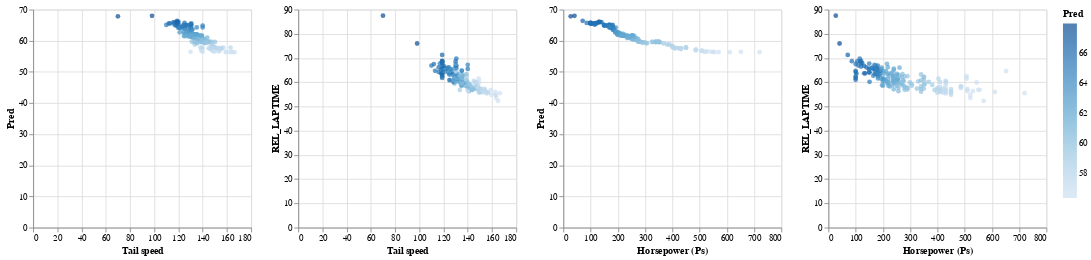

The code cell stored with this chart in its notebook:
### Code cell
brush = alt.selection(type='interval', resolve='global')
chartbase =alt.Chart(dateset1).mark_circle(color="red").encode(
    color=alt.condition(brush, 'Pred', alt.ColorValue('black'))
).add_selection(
    brush
).properties(
    width=250,
    height=250
)

chartbase.encode(x='Tail speed',y="Pred") | chartbase.encode(x='Tail speed',y="REL_LAPTIME")| chartbase.encode(x='Horsepower (Ps)',y="Pred") | chartbase.encode(x='Horsepower (Ps)',y="REL_LAPTIME")

### Figure 1 — Vega-Lite specification as saved in the notebook (floating-point values rounded to 4 significant figures; data arrays with more than 128 entries replaced by an {"elided": "..."} marker saying what was removed)
{"config": {"view": {"continuousWidth": 400, "continuousHeight": 300}}, "hconcat": [{"mark": {"type": "circle", "color": "red"}, "encoding": {"color": {"condition": {"type": "quantitative", "field": "Pred", "selection": "selector002"}, "value": "black"}, "x": {"type": "quantitative", "field": "Tail speed"}, "y": {"type": "quantitative", "field": "Pred"}}, "height": 250, "selection": {"selector002": {"type": "interval", "resolve": "global"}}, "width": 250}, {"mark": {"type": "circle", "color": "red"}, "encoding": {"color": {"condition": {"type": "quantitative", "field": "Pred", "selection": "selector002"}, "value": "black"}, "x": {"type": "quantitative", "field": "Tail speed"}, "y": {"type": "quantitative", "field": "REL_LAPTIME"}}, "height": 250, "selection": {"selector002": {"type": "interval", "resolve": "global"}}, "width": 250}, {"mark": {"type": "circle", "color": "red"}, "encoding": {"color": {"condition": {"type": "quantitative", "field": "Pred", "selection": "selector002"}, "value": "black"}, "x": {"type": "quantitative", "field": "Horsepower (Ps)"}, "y": {"type": "quantitative", "field": "Pred"}}, "height": 250, "selection": {"selector002": {"type": "interval", "resolve": "global"}}, "width": 250}, {"mark": {"type": "circle", "color": "red"}, "encoding": {"color": {"condition": {"type": "quantitative", "field": "Pred", "selection": "selector002"}, "value": "black"}, "x": {"type": "quantitative", "field": "Horsepower (Ps)"}, "y": {"type": "quantitative", "field": "REL_LAPTIME"}}, "height": 250, "selection": {"selector002": {"type": "interval", "resolve": "global"}}, "width": 250}], "data": {"name": "data-f1a7ed24e66d82884d0074c7429fca12"}, "$schema": "https://vega.github.io/schema/vega-lite/v4.8.1.json", "datasets": {"data-f1a7ed24e66d82884d0074c7429fca12": {"elided": "181 records"}}}
